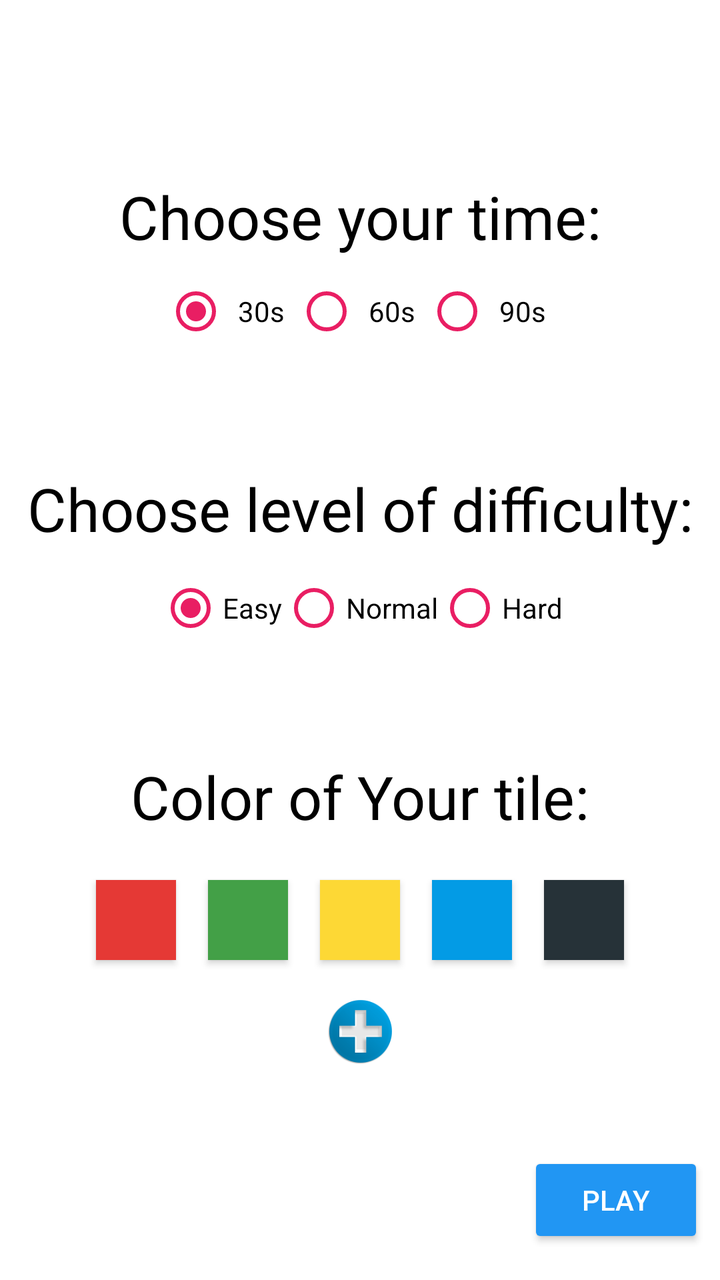
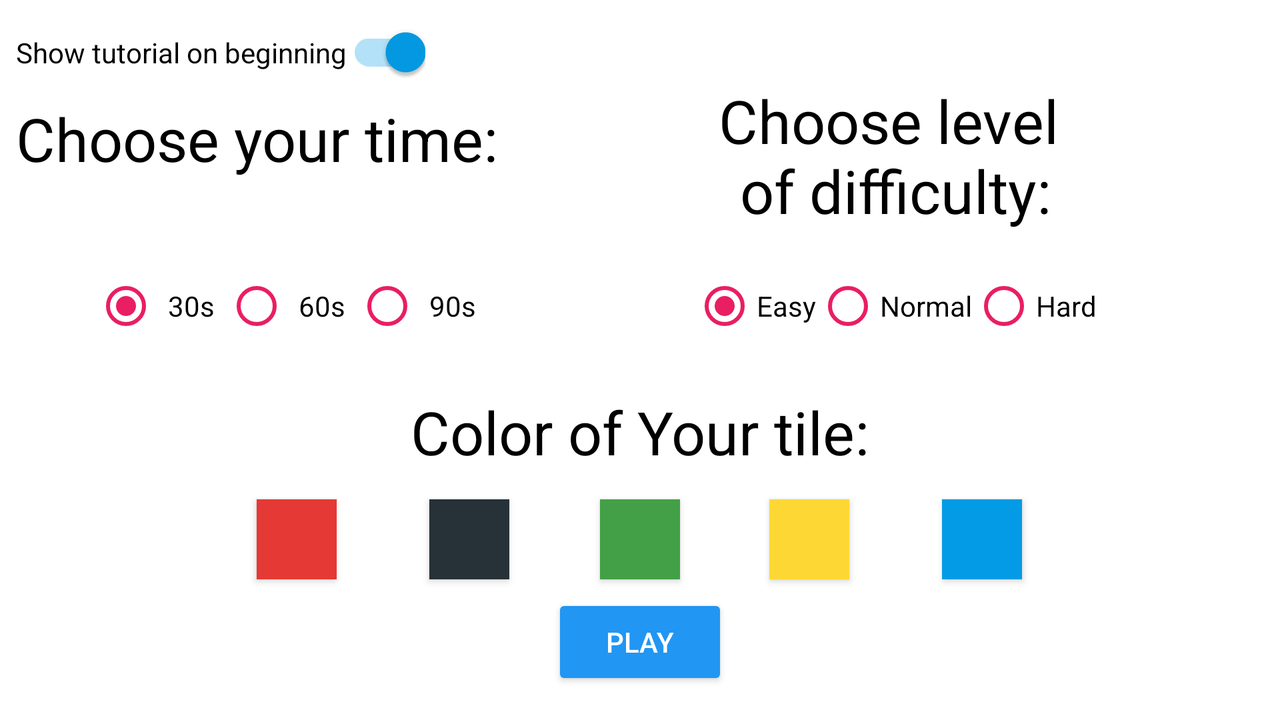

One screen, two layout resources from the same app: the default and the repository's alternative for another configuration. Each is rendered where Android would select it; the XML of both is given below.
<!-- AndroidManifest.xml: application theme AppTheme -->
<!-- res/layout/time_mode_screen_layout.xml -->
<?xml version="1.0" encoding="utf-8"?>
<androidx.constraintlayout.widget.ConstraintLayout
    xmlns:android="http://schemas.android.com/apk/res/android"
    xmlns:app="http://schemas.android.com/apk/res-auto"
    xmlns:tools="http://schemas.android.com/tools"
    android:layout_width="match_parent"
    android:layout_height="match_parent"
    android:background="#fff">

    <LinearLayout
        android:id="@+id/linearLayout5"
        android:layout_width="wrap_content"
        android:layout_height="wrap_content"
        android:layout_marginBottom="72dp"
        android:layout_marginTop="8dp"
        android:orientation="vertical"
        app:layout_constraintBottom_toBottomOf="parent"
        app:layout_constraintEnd_toEndOf="parent"
        app:layout_constraintHorizontal_bias="0.491"
        app:layout_constraintStart_toStartOf="parent"
        app:layout_constraintTop_toBottomOf="@+id/linearLayout4"
        app:layout_constraintVertical_bias="0.631">

        <TextView
            android:id="@+id/textView5"
            android:layout_width="350dp"
            android:layout_height="54dp"
            android:text="Color of Your tile:"
            android:textAlignment="center"
            android:textColor="#000"
            android:textSize="30sp" />

        <LinearLayout
            android:layout_width="wrap_content"
            android:layout_height="wrap_content"
            android:layout_gravity="center"
            android:orientation="vertical">

            <LinearLayout
                android:layout_width="wrap_content"
                android:layout_height="wrap_content"
                android:orientation="horizontal">

                <Button
                    android:id="@+id/color_RED_time"
                    android:layout_width="40dp"
                    android:layout_height="40dp"
                    android:layout_margin="8dp"
                    android:layout_weight="1"
                    android:background="@color/btnRed"
                    android:onClick="chooseColor" />

                <Button
                    android:id="@+id/color_GREEN_time"
                    android:layout_width="40dp"
                    android:layout_height="40dp"
                    android:layout_margin="8dp"
                    android:layout_weight="1"
                    android:background="@color/btnGreen"
                    android:onClick="chooseColor" />

                <Button
                    android:id="@+id/color_YELLOW_time"
                    android:layout_width="40dp"
                    android:layout_height="40dp"
                    android:layout_margin="8dp"
                    android:layout_weight="1"
                    android:background="@color/btnYellow"
                    android:onClick="chooseColor" />

                <Button
                    android:id="@+id/color_BLUE_time"
                    android:layout_width="40dp"
                    android:layout_height="40dp"
                    android:layout_margin="8dp"
                    android:layout_weight="1"
                    android:background="@color/btnBlue"
                    android:onClick="chooseColor" />

                <Button
                    android:id="@+id/color_GRAY_time"
                    android:layout_width="40dp"
                    android:layout_height="40dp"
                    android:layout_margin="8dp"
                    android:layout_weight="1"
                    android:background="@color/btnGray"
                    android:onClick="chooseColor" />
            </LinearLayout>

            <LinearLayout
                android:layout_width="wrap_content"
                android:layout_height="wrap_content"
                android:layout_gravity="center"
                android:orientation="horizontal">

                <Button
                    android:id="@+id/more_skins"
                    android:layout_width="40dp"
                    android:layout_height="40dp"
                    android:layout_margin="8dp"
                    android:background="@drawable/plus_sign"
                    android:gravity="center" />

            </LinearLayout>

        </LinearLayout>
    </LinearLayout>

    <LinearLayout
        android:id="@+id/linearLayout3"
        android:layout_width="wrap_content"
        android:layout_height="wrap_content"
        android:layout_marginBottom="8dp"
        android:layout_marginEnd="8dp"
        android:layout_marginLeft="8dp"
        android:layout_marginRight="8dp"
        android:layout_marginStart="8dp"
        android:layout_marginTop="8dp"
        android:orientation="vertical"
        app:layout_constraintBottom_toBottomOf="parent"
        app:layout_constraintEnd_toEndOf="parent"
        app:layout_constraintStart_toStartOf="parent"
        app:layout_constraintTop_toTopOf="parent"
        app:layout_constraintVertical_bias="0.147">

        <TextView
            android:id="@+id/textView"
            android:layout_width="267dp"
            android:layout_height="45dp"
            android:gravity="center"
            android:text="Choose your time:"
            android:textColor="#000"
            android:textSize="30sp" />

        <RadioGroup
            android:id="@+id/timeModeRadioGroup"
            android:layout_width="wrap_content"
            android:layout_height="wrap_content"
            android:layout_gravity="center"
            android:orientation="horizontal">

            <androidx.appcompat.widget.AppCompatRadioButton
                android:id="@+id/radio_30s"
                android:layout_width="wrap_content"
                android:layout_height="50dp"
                android:layout_weight="1"
                android:buttonTint="@color/colorRadioButton"
                android:checked="true"
                android:padding="5dp"
                android:text="30s"
                android:textColor="#000"
                android:theme="@style/RadioButtonTheme" />


            <androidx.appcompat.widget.AppCompatRadioButton
                android:id="@+id/radio_60s"
                android:layout_width="wrap_content"
                android:layout_height="50dp"
                android:layout_weight="1"
                android:buttonTint="@color/colorRadioButton"
                android:padding="5dp"
                android:text="60s"
                android:textColor="#000"
                android:theme="@style/RadioButtonTheme" />

            <androidx.appcompat.widget.AppCompatRadioButton
                android:id="@+id/radio_90s"
                android:layout_width="wrap_content"
                android:layout_height="50dp"
                android:layout_weight="1"
                android:buttonTint="@color/colorRadioButton"
                android:padding="5dp"
                android:text="90s"
                android:textColor="#000"
                android:theme="@style/RadioButtonTheme" />

        </RadioGroup>
    </LinearLayout>

    <LinearLayout
        android:id="@+id/linearLayout4"
        android:layout_width="wrap_content"
        android:layout_height="wrap_content"
        android:layout_marginBottom="8dp"
        android:layout_marginEnd="8dp"
        android:layout_marginLeft="8dp"
        android:layout_marginRight="8dp"
        android:layout_marginStart="8dp"
        android:layout_marginTop="8dp"
        android:orientation="vertical"
        app:layout_constraintBottom_toBottomOf="parent"
        app:layout_constraintEnd_toEndOf="parent"
        app:layout_constraintHorizontal_bias="0.489"
        app:layout_constraintStart_toStartOf="parent"
        app:layout_constraintTop_toTopOf="parent"
        app:layout_constraintVertical_bias="0.427">

        <TextView
            android:id="@+id/textView3"
            android:layout_width="348dp"
            android:layout_height="45dp"
            android:text=" Choose level of difficulty:"
            android:textColor="#000"
            android:textSize="30sp" />

        <RadioGroup
            android:id="@+id/timeModeRadioGroupLevel"
            android:layout_width="wrap_content"
            android:layout_height="wrap_content"
            android:layout_gravity="center"
            android:orientation="horizontal">

            <androidx.appcompat.widget.AppCompatRadioButton
                android:id="@+id/radio_easy"
                android:layout_width="match_parent"
                android:layout_height="50dp"
                android:layout_weight="1"
                android:buttonTint="@color/colorRadioButton"
                android:checked="true"
                android:text="Easy"
                android:textColor="#000"
                android:theme="@style/RadioButtonTheme" />

            <androidx.appcompat.widget.AppCompatRadioButton
                android:id="@+id/radio_normal"
                android:layout_width="match_parent"
                android:layout_height="50dp"
                android:layout_weight="1"
                android:buttonTint="@color/colorRadioButton"
                android:text="Normal"
                android:textColor="#000"
                android:theme="@style/RadioButtonTheme" />

            <androidx.appcompat.widget.AppCompatRadioButton
                android:id="@+id/radio_hard"
                android:layout_width="match_parent"
                android:layout_height="50dp"
                android:layout_weight="1"
                android:buttonTint="@color/colorRadioButton"
                android:text="Hard"
                android:textColor="#000"
                android:theme="@style/RadioButtonTheme" />


        </RadioGroup>

    </LinearLayout>

    <Button
        android:id="@+id/button"
        android:layout_width="wrap_content"
        android:layout_height="wrap_content"
        android:layout_marginBottom="16dp"
        android:layout_marginEnd="8dp"
        android:layout_marginLeft="328dp"
        android:layout_marginRight="8dp"
        android:layout_marginStart="328dp"
        android:layout_marginTop="8dp"
        android:backgroundTint="@color/colorPlayButton"
        android:onClick="playTimeMode"
        android:text="Play"
        app:layout_constraintBottom_toBottomOf="parent"
        app:layout_constraintEnd_toEndOf="parent"
        app:layout_constraintHorizontal_bias="1.0"
        app:layout_constraintStart_toStartOf="parent"
        app:layout_constraintTop_toTopOf="parent"
        app:layout_constraintVertical_bias="1.0" />

    <ImageView
        android:id="@+id/helpbtn"
        android:layout_width="48dp"
        android:layout_height="48dp"
        android:layout_marginStart="8dp"
        android:layout_marginLeft="8dp"
        android:layout_marginTop="8dp"
        android:layout_marginEnd="8dp"
        android:layout_marginRight="8dp"
        android:layout_marginBottom="8dp"
        android:onClick="tutorialBtn"
        app:layout_constraintBottom_toBottomOf="parent"
        app:layout_constraintEnd_toEndOf="parent"
        app:layout_constraintHorizontal_bias="1.0"
        app:layout_constraintStart_toStartOf="parent"
        app:layout_constraintTop_toTopOf="parent"
        app:layout_constraintVertical_bias="0.0"
        app:srcCompat="@drawable/helpbtn" />

    <ImageView
        android:layout_width="48dp"
        android:layout_height="48dp"
        android:layout_marginStart="8dp"
        android:layout_marginLeft="8dp"
        android:layout_marginTop="8dp"
        android:layout_marginEnd="8dp"
        android:layout_marginRight="8dp"
        android:layout_marginBottom="8dp"
        android:onClick="goToSettings"
        app:layout_constraintBottom_toBottomOf="parent"
        app:layout_constraintEnd_toEndOf="parent"
        app:layout_constraintHorizontal_bias="0.0"
        app:layout_constraintStart_toStartOf="parent"
        app:layout_constraintTop_toTopOf="parent"
        app:layout_constraintVertical_bias="0.0"
        app:srcCompat="@drawable/settings_big_icon" />

</androidx.constraintlayout.widget.ConstraintLayout>
<!-- resources referenced by this layout -->
<resources>
  <color name="btnBlue">#039BE5</color>
  <color name="btnGray">#263238</color>
  <color name="btnGreen">#43A047</color>
  <color name="btnRed">#e53935</color>
  <color name="btnYellow">#FDD835</color>
  <color name="colorPlayButton">#2196F3</color>
  <color name="colorRadioButton">#E91E63</color>
  <!-- drawable plus_sign: png bitmap (drawable, 8500 bytes) -->
  <style name="RadioButtonTheme">
          <item name="colorPrimary">@color/colorRadioButton</item>
      </style>
  <style name="AppTheme" parent="Theme.AppCompat.NoActionBar">
          
          <item name="colorPrimary">@color/colorPrimary</item>
          <item name="colorPrimaryDark">#000</item>
          <item name="colorAccent">@color/colorAccent</item>
          <item name="android:windowNoTitle">true</item>
          <item name="android:windowFullscreen">true</item>
      </style>
  <color name="colorPrimary">#3F51B5</color>
  <color name="colorAccent">#FF4081</color>
</resources>
<!-- res/layout-land/time_mode_screen_layout.xml (the repository's variant of the layout above) -->
<!-- drawn on the phone turned sideways -->
<?xml version="1.0" encoding="utf-8"?>
<androidx.constraintlayout.widget.ConstraintLayout
    xmlns:android="http://schemas.android.com/apk/res/android"
    xmlns:app="http://schemas.android.com/apk/res-auto"
    xmlns:tools="http://schemas.android.com/tools"
    android:layout_width="match_parent"
    android:layout_height="match_parent"
    android:background="#fff">

    <TextView
        android:id="@+id/textView5"
        android:layout_width="350dp"
        android:layout_height="54dp"
        android:layout_marginBottom="8dp"
        android:layout_marginEnd="8dp"
        android:layout_marginLeft="8dp"
        android:layout_marginRight="8dp"
        android:layout_marginStart="8dp"
        android:layout_marginTop="8dp"
        android:text="Color of Your tile:"
        android:textAlignment="center"
        android:textColor="#000"
        android:textSize="30sp"
        app:layout_constraintBottom_toBottomOf="parent"
        app:layout_constraintEnd_toEndOf="parent"
        app:layout_constraintStart_toStartOf="parent"
        app:layout_constraintTop_toTopOf="parent"
        app:layout_constraintVertical_bias="0.647" />

    <Button
        android:id="@+id/color_RED_time"
        android:layout_width="40dp"
        android:layout_height="40dp"
        android:layout_marginBottom="8dp"
        android:layout_marginEnd="8dp"
        android:layout_marginLeft="40dp"
        android:layout_marginRight="8dp"
        android:layout_marginStart="40dp"
        android:layout_marginTop="8dp"
        android:background="@color/btnRed"
        android:onClick="chooseColor"
        app:layout_constraintBottom_toBottomOf="parent"
        app:layout_constraintEnd_toEndOf="parent"
        app:layout_constraintHorizontal_bias="0.16"
        app:layout_constraintStart_toStartOf="parent"
        app:layout_constraintTop_toTopOf="parent"
        app:layout_constraintVertical_bias="0.795" />

    <Button
        android:id="@+id/color_GREEN_time"
        android:layout_width="40dp"
        android:layout_height="40dp"
        android:layout_marginBottom="8dp"
        android:layout_marginEnd="16dp"
        android:layout_marginLeft="8dp"
        android:layout_marginRight="16dp"
        android:layout_marginStart="8dp"
        android:layout_marginTop="8dp"
        android:background="@color/btnGreen"
        android:onClick="chooseColor"
        app:layout_constraintBottom_toBottomOf="parent"
        app:layout_constraintEnd_toEndOf="parent"
        app:layout_constraintHorizontal_bias="0.507"
        app:layout_constraintStart_toStartOf="parent"
        app:layout_constraintTop_toTopOf="parent"
        app:layout_constraintVertical_bias="0.795" />

    <Button
        android:id="@+id/color_YELLOW_time"
        android:layout_width="40dp"
        android:layout_height="40dp"
        android:layout_marginBottom="8dp"
        android:layout_marginEnd="8dp"
        android:layout_marginLeft="8dp"
        android:layout_marginRight="8dp"
        android:layout_marginStart="8dp"
        android:layout_marginTop="8dp"
        android:background="@color/btnYellow"
        android:onClick="chooseColor"
        app:layout_constraintBottom_toBottomOf="parent"
        app:layout_constraintEnd_toEndOf="parent"
        app:layout_constraintHorizontal_bias="0.645"
        app:layout_constraintStart_toStartOf="parent"
        app:layout_constraintTop_toTopOf="parent"
        app:layout_constraintVertical_bias="0.795" />

    <Button
        android:id="@+id/color_BLUE_time"
        android:layout_width="40dp"
        android:layout_height="40dp"
        android:layout_marginBottom="8dp"
        android:layout_marginEnd="40dp"
        android:layout_marginLeft="8dp"
        android:layout_marginRight="40dp"
        android:layout_marginStart="8dp"
        android:layout_marginTop="8dp"
        android:background="@color/btnBlue"
        android:onClick="chooseColor"
        app:layout_constraintBottom_toBottomOf="parent"
        app:layout_constraintEnd_toEndOf="parent"
        app:layout_constraintHorizontal_bias="0.839"
        app:layout_constraintStart_toStartOf="parent"
        app:layout_constraintTop_toTopOf="parent"
        app:layout_constraintVertical_bias="0.795" />

    <Button
        android:id="@+id/color_GRAY_time"
        android:layout_width="40dp"
        android:layout_height="40dp"
        android:layout_marginBottom="8dp"
        android:layout_marginEnd="8dp"
        android:layout_marginLeft="8dp"
        android:layout_marginRight="8dp"
        android:layout_marginStart="8dp"
        android:background="@color/btnGray"
        android:onClick="chooseColor"
        app:layout_constraintBottom_toBottomOf="parent"
        app:layout_constraintEnd_toEndOf="parent"
        app:layout_constraintHorizontal_bias="0.354"
        app:layout_constraintStart_toStartOf="parent"
        app:layout_constraintTop_toTopOf="parent"
        app:layout_constraintVertical_bias="0.8" />

    <TextView
        android:id="@+id/textView3"
        android:layout_width="227dp"
        android:layout_height="75dp"
        android:layout_marginBottom="8dp"
        android:layout_marginEnd="8dp"
        android:layout_marginLeft="8dp"
        android:layout_marginRight="8dp"
        android:layout_marginStart="8dp"
        android:layout_marginTop="40dp"
        android:text=" Choose level \nof difficulty:"
        android:textAlignment="center"
        android:textColor="#000"
        android:textSize="30sp"
        app:layout_constraintBottom_toBottomOf="parent"
        app:layout_constraintEnd_toEndOf="parent"
        app:layout_constraintHorizontal_bias="0.822"
        app:layout_constraintStart_toStartOf="parent"
        app:layout_constraintTop_toTopOf="parent"
        app:layout_constraintVertical_bias="0.0" />

    <TextView
        android:id="@+id/textView"
        android:layout_width="267dp"
        android:layout_height="45dp"
        android:layout_marginBottom="8dp"
        android:layout_marginEnd="8dp"
        android:layout_marginLeft="8dp"
        android:layout_marginRight="8dp"
        android:layout_marginStart="8dp"
        android:layout_marginTop="8dp"
        android:text="Choose your time:"
        android:textColor="#000"
        android:textSize="30sp"
        app:layout_constraintBottom_toBottomOf="parent"
        app:layout_constraintEnd_toEndOf="parent"
        app:layout_constraintHorizontal_bias="0.0"
        app:layout_constraintStart_toStartOf="parent"
        app:layout_constraintTop_toTopOf="parent"
        app:layout_constraintVertical_bias="0.137" />

    <RadioGroup
        android:id="@+id/timeModeRadioGroup"
        android:layout_width="wrap_content"
        android:layout_height="wrap_content"
        android:layout_marginBottom="8dp"
        android:layout_marginEnd="8dp"
        android:layout_marginLeft="8dp"
        android:layout_marginRight="8dp"
        android:layout_marginStart="8dp"
        android:layout_marginTop="8dp"
        android:orientation="horizontal"
        app:layout_constraintBottom_toBottomOf="parent"
        app:layout_constraintEnd_toEndOf="parent"
        app:layout_constraintHorizontal_bias="0.091"
        app:layout_constraintStart_toStartOf="parent"
        app:layout_constraintTop_toBottomOf="@+id/textView"
        app:layout_constraintVertical_bias="0.13">

        <androidx.appcompat.widget.AppCompatRadioButton
            android:id="@+id/radio_30s"
            android:layout_width="wrap_content"
            android:layout_height="50dp"
            android:layout_weight="1"
            android:buttonTint="@color/colorRadioButton"
            android:checked="true"
            android:padding="5dp"
            android:text="30s"
            android:textColor="#000"
            android:theme="@style/RadioButtonTheme" />


        <androidx.appcompat.widget.AppCompatRadioButton
            android:id="@+id/radio_60s"
            android:layout_width="wrap_content"
            android:layout_height="50dp"
            android:layout_weight="1"
            android:buttonTint="@color/colorRadioButton"
            android:padding="5dp"
            android:text="60s"
            android:textColor="#000"
            android:theme="@style/RadioButtonTheme" />

        <androidx.appcompat.widget.AppCompatRadioButton
            android:id="@+id/radio_90s"
            android:layout_width="wrap_content"
            android:layout_height="50dp"
            android:layout_weight="1"
            android:buttonTint="@color/colorRadioButton"
            android:padding="5dp"
            android:text="90s"
            android:textColor="#000"
            android:theme="@style/RadioButtonTheme" />

    </RadioGroup>

    <RadioGroup
        android:id="@+id/timeModeRadioGroupLevel"
        android:layout_width="wrap_content"
        android:layout_height="wrap_content"
        android:layout_marginBottom="8dp"
        android:layout_marginEnd="8dp"
        android:layout_marginLeft="8dp"
        android:layout_marginRight="8dp"
        android:layout_marginStart="8dp"
        android:layout_marginTop="8dp"
        android:orientation="horizontal"
        app:layout_constraintBottom_toBottomOf="parent"
        app:layout_constraintEnd_toEndOf="parent"
        app:layout_constraintHorizontal_bias="0.802"
        app:layout_constraintStart_toStartOf="parent"
        app:layout_constraintTop_toBottomOf="@+id/textView3"
        app:layout_constraintVertical_bias="0.028">

        <androidx.appcompat.widget.AppCompatRadioButton
            android:id="@+id/radio_easy"
            android:layout_width="match_parent"
            android:layout_height="50dp"
            android:layout_weight="1"
            android:buttonTint="@color/colorRadioButton"
            android:checked="true"
            android:text="Easy"
            android:textColor="#000"
            android:theme="@style/RadioButtonTheme" />

        <androidx.appcompat.widget.AppCompatRadioButton
            android:id="@+id/radio_normal"
            android:layout_width="match_parent"
            android:layout_height="50dp"
            android:layout_weight="1"
            android:buttonTint="@color/colorRadioButton"
            android:text="Normal"
            android:textColor="#000"
            android:theme="@style/RadioButtonTheme" />

        <androidx.appcompat.widget.AppCompatRadioButton
            android:id="@+id/radio_hard"
            android:layout_width="match_parent"
            android:layout_height="50dp"
            android:layout_weight="1"
            android:buttonTint="@color/colorRadioButton"
            android:text="Hard"
            android:textColor="#000"
            android:theme="@style/RadioButtonTheme" />


    </RadioGroup>

    <ImageView
        android:id="@+id/helpbtn"
        android:layout_width="wrap_content"
        android:layout_height="wrap_content"
        android:layout_marginBottom="8dp"
        android:layout_marginEnd="8dp"
        android:layout_marginLeft="8dp"
        android:layout_marginRight="8dp"
        android:layout_marginStart="8dp"
        android:layout_marginTop="8dp"
        android:onClick="tutorialBtn"
        app:layout_constraintBottom_toBottomOf="parent"
        app:layout_constraintEnd_toEndOf="parent"
        app:layout_constraintHorizontal_bias="0.975"
        app:layout_constraintStart_toStartOf="parent"
        app:layout_constraintTop_toTopOf="parent"
        app:layout_constraintVertical_bias="0.015"
        app:srcCompat="@drawable/helpbtn" />

    <android.support.v7.widget.SwitchCompat
        android:id="@+id/switchTime"
        android:layout_width="wrap_content"
        android:layout_height="wrap_content"
        android:layout_marginBottom="8dp"
        android:layout_marginEnd="8dp"
        android:layout_marginLeft="8dp"
        android:layout_marginRight="8dp"
        android:layout_marginStart="8dp"
        android:layout_marginTop="8dp"
        android:checked="true"
        android:text="Show tutorial on beginning"
        android:textColor="#000"
        app:theme="@style/switchTheme"
        app:layout_constraintBottom_toBottomOf="parent"
        app:layout_constraintEnd_toEndOf="parent"
        app:layout_constraintHorizontal_bias="0.0"
        app:layout_constraintStart_toStartOf="parent"
        app:layout_constraintTop_toTopOf="parent"
        app:layout_constraintVertical_bias="0.015" />

    <Button
        android:id="@+id/button"
        android:layout_width="wrap_content"
        android:layout_height="wrap_content"
        android:layout_marginEnd="8dp"
        android:layout_marginLeft="8dp"
        android:layout_marginRight="8dp"
        android:layout_marginStart="8dp"
        android:layout_marginTop="8dp"
        android:backgroundTint="@color/colorPlayButton"
        android:onClick="playTimeMode"
        android:text="Play"
        app:layout_constraintBottom_toBottomOf="parent"
        app:layout_constraintEnd_toEndOf="parent"
        app:layout_constraintStart_toStartOf="parent"
        app:layout_constraintTop_toTopOf="parent"
        app:layout_constraintVertical_bias="0.951" />

</androidx.constraintlayout.widget.ConstraintLayout>
<!-- resources referenced by the variant -->
<!-- as the phone turned sideways resolves them -->
<resources>
  <color name="btnBlue">#039BE5</color>
  <color name="btnGray">#263238</color>
  <color name="btnGreen">#43A047</color>
  <color name="btnRed">#e53935</color>
  <color name="btnYellow">#FDD835</color>
  <color name="colorPlayButton">#2196F3</color>
  <color name="colorRadioButton">#E91E63</color>
  <style name="RadioButtonTheme">
          <item name="colorPrimary">@color/colorRadioButton</item>
      </style>
  <style name="switchTheme">
          <item name="colorAccent">@color/btnBlue</item>
      </style>
  <style name="AppTheme" parent="Theme.AppCompat.NoActionBar">
          
          <item name="colorPrimary">@color/colorPrimary</item>
          <item name="colorPrimaryDark">#000</item>
          <item name="colorAccent">@color/colorAccent</item>
          <item name="android:windowNoTitle">true</item>
          <item name="android:windowFullscreen">true</item>
      </style>
  <color name="colorPrimary">#3F51B5</color>
  <color name="colorAccent">#FF4081</color>
</resources>
